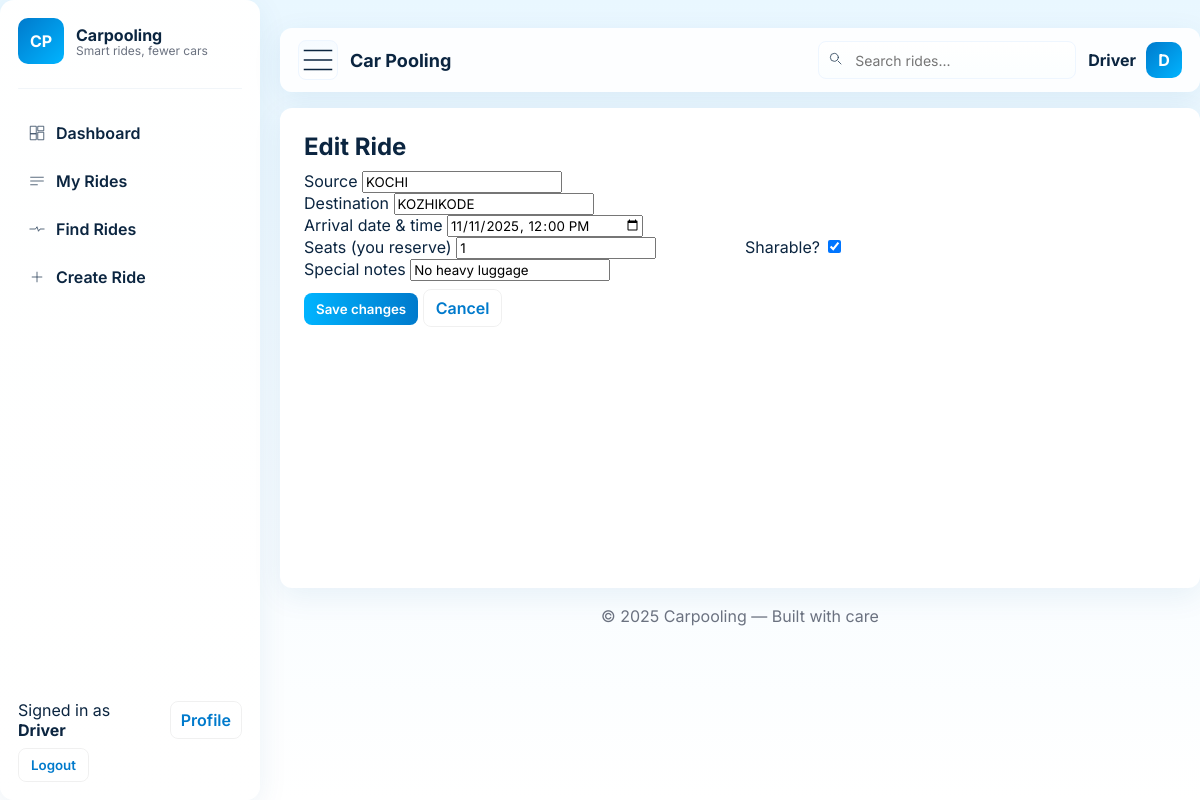
The page /ride/3/edit/ (signed in) on the database its author committed.
### rides/models.py (models this page shows, shortened)
class Ride(models.Model):
    STATUS_OPEN = 'open'
    STATUS_DRIVING = 'driving'
    STATUS_COMPLETED = 'completed'
    STATUS_CHOICES = [
        (STATUS_OPEN, 'Open'),
        (STATUS_DRIVING, 'In Progress'),
        (STATUS_COMPLETED, 'Completed'),
    ]
    ASSIGN_NONE = 'none'        # no driver assigned yet
    ASSIGN_PENDING = 'pending'  # driver assigned, awaiting driver's acceptance
    ASSIGN_ACCEPTED = 'accepted'#
    ASSIGN_REJECTED = 'rejected'
    ASSIGN_CHOICES = [
        (ASSIGN_NONE, 'No driver'),
        (ASSIGN_PENDING, 'Pending'),
        (ASSIGN_ACCEPTED, 'Accepted'),
        (ASSIGN_REJECTED, 'Rejected'),
    ]
    rider = models.ForeignKey(User, on_delete=models.CASCADE, related_name='rides')  # creator
    driver = models.ForeignKey(User, on_delete=models.SET_NULL, null=True, blank=True,
                               related_name='driven_rides')
    source = models.CharField(max_length=200)
    destination = models.CharField(max_length=200)
    arrivaldate = models.DateTimeField()
    passenger = models.PositiveIntegerField(default=1)  # seats reserved by creator
    sharable = models.BooleanField(default=False)
    special = models.CharField(max_length=200, blank=True)
    status = models.CharField(max_length=20, choices=STATUS_CHOICES, default=STATUS_OPEN)
    assignment_status = models.CharField(
        max_length=20,
        choices=ASSIGN_CHOICES,
        default=ASSIGN_NONE
    )
    assigned_at = models.DateTimeField(null=True, blank=True)
    assigned_by = models.ForeignKey(User, on_delete=models.SET_NULL, null=True, blank=True,
                                    related_name='assignments_made')
    created_at = models.DateTimeField(auto_now_add=True)
    updated_at = models.DateTimeField(auto_now=True)
    class Meta:
        ordering = ['-arrivaldate', '-created_at']

### rides/views.py (the view)
# urls.py: path('ride/<int:ride_id>/edit/', views.edit_ride, name='edit_ride'),
@login_required
def edit_ride(request, ride_id):
    ride = get_object_or_404(Ride, id=ride_id, rider=request.user)
    if ride.status != Ride.STATUS_OPEN:
        messages.error(request, "Only open rides can be edited.")
        return redirect('rides:dashboard')
    if request.method == 'POST':
        form = RideEditForm(request.POST, instance=ride)
        if form.is_valid():
            form.save()
            messages.success(request, "Ride updated.")
            return redirect('rides:dashboard')
    else:
        form = RideEditForm(instance=ride)
    return render(request, 'rides/edit_ride.html', {'form': form, 'ride': ride})

### rides/forms.py
class RideEditForm(RideForm):
    class Meta(RideForm.Meta):
        pass

### rides/templates/rides/edit_ride.html (shortened to what this page needs)
{% extends 'rides/base.html' %}
{% block content %}
<div class="card">
    <h2 style="margin:0 0 10px 0">Edit Ride</h2>
    <form method="post" novalidate>
        <div class="field">
            <label>Source</label>
            {{ form.source }}
        </div>
        <div class="field">
            <label>Destination</label>
            {{ form.destination }}
        </div>
        <div class="field">
            <label>Arrival date & time</label>
            {{ form.arrivaldate }}
        </div>
        <div style="display:grid;grid-template-columns:1fr 1fr;gap:10px">
            <div class="field">
                <label>Seats (you reserve)</label>
                {{ form.passenger }}
            </div>
            <div class="field">
                <label>Sharable?</label>
                {{ form.sharable }}
            </div>
        </div>
        <div class="field">
            <label>Special notes</label>
            {{ form.special }}
        </div>
        <div style="margin-top:12px">
            <button class="btn" type="submit">Save changes</button>
            <a class="btn ghost" href="{% url 'rides:dashboard' %}">Cancel</a>
        </div>
    </form>
</div>
{% endblock %}

### rides/templates/rides/base.html (shortened to what this page needs)
{% load static %}
<!DOCTYPE html>
<html lang="en">
<head>
</head>
<body>
    <div class="app" id="appRoot">
        <aside class="sidebar" id="sidebar" role="navigation" aria-label="Main sidebar">
            <div class="sb-brand">
                <div class="sb-logo">CP</div>
                <div>
                    <div class="sb-title"><a href="{% url 'rides:dashboard' %}" style="color:inherit">Carpooling</a>
                    </div>
                    <div class="sb-tag">Smart rides, fewer cars</div>
                </div>
            </div>
            <div class="sb-sep"></div>
            <nav class="sb-nav" role="menu" aria-label="Primary">
                <a href="{% url 'rides:dashboard' %}"
                    class="sb-item {% if request.resolver_match.url_name == 'dashboard' %}active{% endif %}">
                    <svg viewBox="0 0 24 24" fill="none" stroke="currentColor">
                        <path d="M3 13h8V3H3v10zM13 21h8V11h-8v10zM13 3v6h8V3h-8zM3 21h8v-8H3v8z" />
                    </svg>
                    <span class="label">Dashboard</span>
                </a>
                <a href="{% url 'rides:my_rides' %}"
                    class="sb-item {% if request.resolver_match.url_name == 'my_rides' %}active{% endif %}">
                    <svg viewBox="0 0 24 24" fill="none" stroke="currentColor">
                        <path d="M3 7h18M3 12h18M3 17h10" />
                    </svg>
                    <span class="label">My Rides</span>
                </a>
                <a href="{% url 'rides:find_rides_to_share' %}"
                    class="sb-item {% if request.resolver_match.url_name == 'rides_list' %}active{% endif %}">
                    <svg viewBox="0 0 24 24" fill="none" stroke="currentColor">
                        <path d="M22 12h-6l-2 3-2-6-2 3H2" />
                    </svg>
                    <span class="label">Find Rides</span>
                </a>
                <a href="{% url 'rides:create_ride' %}"
                    class="sb-item {% if request.resolver_match.url_name == 'create_ride' %}active{% endif %}">
                    <svg viewBox="0 0 24 24" fill="none" stroke="currentColor">
                        <path d="M12 5v14M5 12h14" />
                    </svg>
                    <span class="label">Create Ride</span>
                </a>
            </nav>
            <div class="sb-footer">
                {% if user.is_authenticated %}
                <div style="display:flex;gap:10px;align-items:center">
                    <div style="flex:1">
                        <div class="small muted">Signed in as</div>
                        <div style="font-weight:700">{{ user.first_name|default:user.username }}</div>
                    </div>
                    <div style="text-align:right">
                        <a href="{% url 'rides:profile' %}" class="btn ghost" style="padding:8px 10px">Profile</a>
                    </div>
                </div>
                <form method="post" action="{% url 'rides:logout' %}">
                    <button type="submit" class="btn ghost">Logout</button>
                </form>
                {% else %}
                <a href="{% url 'rides:login' %}" class="btn">Login</a>
                {% endif %}
            </div>
        </aside>
        <div class="main-col">
            <header class="topbar" role="banner">
                <div class="top-left">
                    <div class="hamburger" id="sidebarToggle" aria-label="Toggle sidebar">
                        <svg viewBox="0 0 24 24" fill="none" stroke="currentColor">
                            <path d="M3 6h18M3 12h18M3 18h18" />
                        </svg>
                    </div>
                    <div class="top-title">{% block header_title %}Car Pooling{% endblock %}</div>
                </div>
                <div class="top-actions">
                    <div class="search" role="search" aria-label="Search rides"
                        style="padding:8px;border-radius:8px;background:linear-gradient(180deg,#fff,#fbfeff);border:1px solid #eef6ff">
                        <svg width="16" height="16" viewBox="0 0 24 24" fill="none"
                            style="opacity:.9; margin-right:6px">
                            <path d="M21 21l-4.35-4.35" stroke="currentColor" stroke-width="1.2"
                                stroke-linecap="round" />
                            <circle cx="11" cy="11" r="6" stroke="currentColor" stroke-width="1.2"
                                stroke-linecap="round" />
                        </svg>
                        <input aria-label="Search" placeholder="Search rides..."
                            style="border:0;background:transparent;outline:0;font-size:14px" />
                    </div>
                    <div class="user-area">
                        {% if user.is_authenticated %}
                        <div class="user-name" style="font-weight:700">{{ user.first_name|default:user.username }}</div>
                        <div class="avatar" id="userMenuBtn">{{ user.first_name|default:user.username|slice:":1"|upper}}
                        </div>
                        {% else %}
                        <a href="{% url 'rides:login' %}" class="btn">Login</a>
                        {% endif %}
                    </div>
                </div>
            </header>
            <main class="container" role="main">
                {% block content %}{% endblock %}
            </main>
            <footer style="text-align:center;color:var(--muted);margin:18px 0 34px;">
                © {% now "Y" %} Carpooling — Built with care
            </footer>
        </div>
    </div>
</body>
</html>

### rides/templates/rides/base.html (style rules this page uses)
:root { --sky-1: #e9f7ff; --sky-2: #ffffff; --accent-1: #00b4ff; --accent-2: #007acc; --surface: #ffffff; --muted: #6b7280; --text: #0b2540; --success: #2e7d32; --danger: #c62828; --shadow: 0 8px 30px rgba(4, 88, 150, 0.08); --radius-lg: 12px; --radius-md: 8px; --container-max: 1100px; --sidebar-width: 260px; --sidebar-collapsed: 76px; }
* { box-sizing: border-box; font-family: Inter, system-ui, -apple-system, "Segoe UI", Roboto, Arial; }
html, body { height: 100%; margin: 0; background: linear-gradient(180deg, var(--sky-1), var(--sky-2)); color: var(--text); -webkit-font-smoothing: antialiased; }
a { text-decoration: none; color: inherit; }
.app { display: flex; min-height: 100vh; gap: 20px; }
.sidebar { width: var(--sidebar-width); background: linear-gradient(180deg, rgba(255, 255, 255, 0.98), rgba(255, 255, 255, 0.95)); border-radius: 14px; padding: 18px; box-shadow: var(--shadow); flex-shrink: 0; display: flex; flex-direction: column; gap: 18px; transition: width .22s ease; }
.sb-brand { display: flex; align-items: center; gap: 12px; }
.sb-logo { width: 46px; height: 46px; border-radius: 10px; display: grid; place-items: center; font-weight: 700; color: #fff; background: linear-gradient(135deg, var(--accent-2), var(--accent-1)); }
.sb-title { font-weight: 700; font-size: 16px; }
.sb-tag { font-size: 12px; color: var(--muted); margin-top: -2px; }
.sb-sep { height: 1px; background: #f1f5f9; margin: 6px 0 0 0; border-radius: 2px; }
.sb-nav { display: flex; flex-direction: column; gap: 8px; margin-top: 6px; }
.sb-item { display: flex; align-items: center; gap: 10px; padding: 10px; border-radius: 10px; color: var(--text); font-weight: 600; }
.sb-item svg { width: 18px; height: 18px; opacity: .9; flex-shrink: 0; }
.sb-footer { margin-top: auto; display: flex; flex-direction: column; gap: 8px; }
.main-col { flex: 1 1 auto; display: flex; flex-direction: column; width: calc(100% - var(--sidebar-width)); max-width: calc(var(--container-max)); margin: 28px auto; }
header.topbar { display: flex; align-items: center; justify-content: space-between; gap: 12px; padding: 12px 18px; border-radius: 12px; background: rgba(255, 255, 255, 0.9); box-shadow: var(--shadow); }
.top-left { display: flex; align-items: center; gap: 12px; }
.hamburger { width: 40px; height: 40px; border-radius: 8px; display: grid; place-items: center; background: linear-gradient(180deg, #f6fbff, #ffffff); border: 1px solid #eef6ff; cursor: pointer; }
.top-title { font-size: 18px; font-weight: 700; color: var(--text); }
.top-actions { display: flex; align-items: center; gap: 12px; }
.user-area { display: flex; align-items: center; gap: 10px; }
.avatar { width: 36px; height: 36px; border-radius: 10px; background: linear-gradient(135deg, var(--accent-2), var(--accent-1)); display: grid; place-items: center; color: #fff; font-weight: 700; cursor: pointer; }
.container { background: var(--surface); border-radius: var(--radius-lg); padding: 24px; margin-top: 16px; box-shadow: var(--shadow); min-height: 60vh; }
.btn { background: linear-gradient(90deg, var(--accent-1), var(--accent-2)); color: white; padding: 8px 12px; border-radius: 8px; font-weight: 600; border: 0; cursor: pointer; }
.btn.ghost { background: transparent; color: var(--accent-2); border: 1px solid rgba(0, 0, 0, 0.06); }

### rows shown on the page
Ride: source "KOCHI", destination "KOZHIKODE", arrivaldate "11/11/2025 12:00", passenger "1", sharable "☑", special "No heavy luggage"

### other values the page prints
{{ user.first_name|default:user.username }} "Driver"
{{ user.first_name|default:user.username|slice:":1"|upper }} "D"
